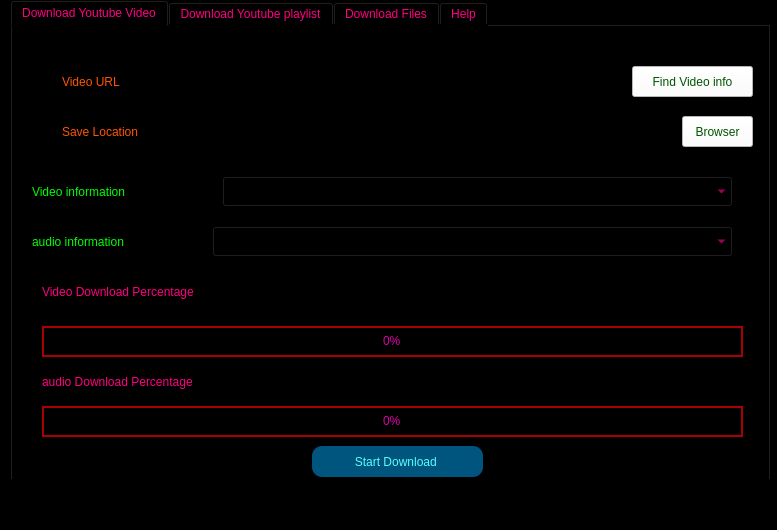
<?xml version="1.0" encoding="UTF-8"?>
<ui version="4.0">
 <class>MainWindow</class>
 <widget class="QMainWindow" name="MainWindow">
  <property name="geometry">
   <rect>
    <x>0</x>
    <y>0</y>
    <width>777</width>
    <height>530</height>
   </rect>
  </property>
  <property name="windowTitle">
   <string>DownLoad Manager</string>
  </property>
  <property name="styleSheet">
   <string notr="true">background-color: rgb(0, 0, 0);
color: rgb(255, 0, 127);</string>
  </property>
  <widget class="QWidget" name="centralwidget">
   <widget class="QTabWidget" name="tabWidget">
    <property name="geometry">
     <rect>
      <x>10</x>
      <y>0</y>
      <width>761</width>
      <height>481</height>
     </rect>
    </property>
    <property name="styleSheet">
     <string notr="true"/>
    </property>
    <property name="currentIndex">
     <number>0</number>
    </property>
    <widget class="QWidget" name="tab">
     <attribute name="title">
      <string>Download Youtube Video</string>
     </attribute>
     <widget class="QLabel" name="label_4">
      <property name="geometry">
       <rect>
        <x>50</x>
        <y>40</y>
        <width>111</width>
        <height>31</height>
       </rect>
      </property>
      <property name="styleSheet">
       <string notr="true">QLabel{
	color: rgb(255, 85, 0);
font: 13pt &quot;MS Shell Dlg 2&quot;;}</string>
      </property>
      <property name="text">
       <string>Video URL</string>
      </property>
     </widget>
     <widget class="QLabel" name="label_5">
      <property name="geometry">
       <rect>
        <x>50</x>
        <y>90</y>
        <width>121</width>
        <height>31</height>
       </rect>
      </property>
      <property name="styleSheet">
       <string notr="true">QLabel{
	color: rgb(255, 85, 0);
font: 13pt &quot;MS Shell Dlg 2&quot;;}</string>
      </property>
      <property name="text">
       <string>Save Location</string>
      </property>
     </widget>
     <widget class="QLineEdit" name="LE_insertvideourl">
      <property name="geometry">
       <rect>
        <x>180</x>
        <y>40</y>
        <width>431</width>
        <height>31</height>
       </rect>
      </property>
      <property name="styleSheet">
       <string notr="true">color: rgb(255, 0, 0);
font: 10pt &quot;Century Gothic&quot;;</string>
      </property>
      <property name="text">
       <string/>
      </property>
     </widget>
     <widget class="QLineEdit" name="LE_savelocation_2">
      <property name="geometry">
       <rect>
        <x>180</x>
        <y>90</y>
        <width>481</width>
        <height>31</height>
       </rect>
      </property>
      <property name="styleSheet">
       <string notr="true">color: rgb(255, 0, 0);
font: 10pt &quot;Century Gothic&quot;;</string>
      </property>
     </widget>
     <widget class="QPushButton" name="btn_Browse_2">
      <property name="geometry">
       <rect>
        <x>670</x>
        <y>90</y>
        <width>71</width>
        <height>31</height>
       </rect>
      </property>
      <property name="styleSheet">
       <string notr="true">QPushButton{
border-color: rgb(0, 170, 127);
	font: 10pt &quot;Century Gothic&quot;; 
	
	
	
	background-color: rgb(255, 255, 255);
	
	
	color: rgb(0, 85, 0);
}

QPushButton::hover
{background-color: rgb(255, 85, 127);

}</string>
      </property>
      <property name="text">
       <string>Browser</string>
      </property>
     </widget>
     <widget class="QLabel" name="label_6">
      <property name="geometry">
       <rect>
        <x>20</x>
        <y>150</y>
        <width>161</width>
        <height>31</height>
       </rect>
      </property>
      <property name="styleSheet">
       <string notr="true">QLabel{
	
	
	color: rgb(0, 255, 0);
font: 12pt &quot;Century Gothic&quot;;}</string>
      </property>
      <property name="text">
       <string>Video information</string>
      </property>
     </widget>
     <widget class="QPushButton" name="btn_download_video">
      <property name="geometry">
       <rect>
        <x>300</x>
        <y>420</y>
        <width>171</width>
        <height>31</height>
       </rect>
      </property>
      <property name="styleSheet">
       <string notr="true">QPushButton{ border-color: rgb(0, 170, 127); font: 12pt &quot;Century Gothic&quot;; border-radius: 50px; color: rgb(85, 255, 255); background-color: rgb(0, 85, 127); 
border-radius:10px}

QPushButton::hover
{
  
	background-color: rgb(255, 85, 127);
}</string>
      </property>
      <property name="text">
       <string>Start Download </string>
      </property>
     </widget>
     <widget class="QComboBox" name="cmb_videoinfo">
      <property name="geometry">
       <rect>
        <x>210</x>
        <y>150</y>
        <width>511</width>
        <height>31</height>
       </rect>
      </property>
      <property name="styleSheet">
       <string notr="true">font: 11pt &quot;Century Gothic&quot;;</string>
      </property>
     </widget>
     <widget class="QPushButton" name="btn_videoinfo">
      <property name="geometry">
       <rect>
        <x>620</x>
        <y>40</y>
        <width>121</width>
        <height>31</height>
       </rect>
      </property>
      <property name="styleSheet">
       <string notr="true">QPushButton{
border-color: rgb(0, 170, 127);
	font: 10pt &quot;Century Gothic&quot;; 
	
	
	
	background-color: rgb(255, 255, 255);
	
	
	color: rgb(0, 85, 0);
}

QPushButton::hover
{background-color: rgb(255, 85, 127);

}</string>
      </property>
      <property name="text">
       <string>Find Video info</string>
      </property>
     </widget>
     <widget class="QProgressBar" name="progressBar_4">
      <property name="geometry">
       <rect>
        <x>30</x>
        <y>300</y>
        <width>701</width>
        <height>31</height>
       </rect>
      </property>
      <property name="styleSheet">
       <string notr="true">QProgressBar{
	font: 75 10pt &quot;MS Shell Dlg 2&quot;;
border:2px solid;
	border-color: rgb(85, 85, 255);
	border-color: rgb(170, 0, 0);
background-color: rgb(0, 0, 0);
text-align:center;
	color: rgb(221, 0, 166);
}
QProgressBar::chunk
{
 
background-color: rgb(255, 255, 0);
width:5px;
margin:0.5px;
}</string>
      </property>
      <property name="value">
       <number>0</number>
      </property>
     </widget>
     <widget class="QLabel" name="label_25">
      <property name="geometry">
       <rect>
        <x>30</x>
        <y>250</y>
        <width>231</width>
        <height>31</height>
       </rect>
      </property>
      <property name="styleSheet">
       <string notr="true">QLabel{
	color: rgb(255, 0, 127);
font: 13pt &quot;MS Shell Dlg 2&quot;;}
</string>
      </property>
      <property name="text">
       <string>Video Download Percentage</string>
      </property>
     </widget>
     <widget class="QLabel" name="label_9">
      <property name="geometry">
       <rect>
        <x>20</x>
        <y>200</y>
        <width>161</width>
        <height>31</height>
       </rect>
      </property>
      <property name="styleSheet">
       <string notr="true">QLabel{
	
	
	color: rgb(0, 255, 0);
font: 12pt &quot;Century Gothic&quot;;}</string>
      </property>
      <property name="text">
       <string>audio information</string>
      </property>
     </widget>
     <widget class="QComboBox" name="cmb_videoinfo_2">
      <property name="geometry">
       <rect>
        <x>200</x>
        <y>200</y>
        <width>521</width>
        <height>31</height>
       </rect>
      </property>
      <property name="styleSheet">
       <string notr="true">font: 11pt &quot;Century Gothic&quot;;</string>
      </property>
     </widget>
     <widget class="QLabel" name="label_28">
      <property name="geometry">
       <rect>
        <x>30</x>
        <y>340</y>
        <width>171</width>
        <height>31</height>
       </rect>
      </property>
      <property name="styleSheet">
       <string notr="true">QLabel{
	color: rgb(255, 0, 127);
font: 13pt &quot;MS Shell Dlg 2&quot;;}
</string>
      </property>
      <property name="text">
       <string>audio Download Percentage</string>
      </property>
     </widget>
     <widget class="QProgressBar" name="progressBar_5">
      <property name="geometry">
       <rect>
        <x>30</x>
        <y>380</y>
        <width>701</width>
        <height>31</height>
       </rect>
      </property>
      <property name="styleSheet">
       <string notr="true">QProgressBar{
	font: 75 10pt &quot;MS Shell Dlg 2&quot;;
border:2px solid;
	border-color: rgb(85, 85, 255);
	border-color: rgb(170, 0, 0);
background-color: rgb(0, 0, 0);
text-align:center;
	color: rgb(221, 0, 166);
}
QProgressBar::chunk
{
 
background-color: rgb(255, 255, 0);
width:5px;
margin:0.5px;
}</string>
      </property>
      <property name="value">
       <number>0</number>
      </property>
     </widget>
    </widget>
    <widget class="QWidget" name="page3">
     <attribute name="title">
      <string>Download Youtube playlist</string>
     </attribute>
     <widget class="QLabel" name="label_7">
      <property name="geometry">
       <rect>
        <x>40</x>
        <y>40</y>
        <width>121</width>
        <height>31</height>
       </rect>
      </property>
      <property name="styleSheet">
       <string notr="true">QLabel{
color: rgb(0, 255, 0);
font: 13pt &quot;MS Shell Dlg 2&quot;;}</string>
      </property>
      <property name="text">
       <string>Play List URL</string>
      </property>
     </widget>
     <widget class="QLabel" name="label_8">
      <property name="geometry">
       <rect>
        <x>40</x>
        <y>90</y>
        <width>121</width>
        <height>31</height>
       </rect>
      </property>
      <property name="styleSheet">
       <string notr="true">QLabel{
color: rgb(0, 255, 0);
font: 13pt &quot;MS Shell Dlg 2&quot;;}</string>
      </property>
      <property name="text">
       <string>Save Location</string>
      </property>
     </widget>
     <widget class="QLineEdit" name="LE_inserturl_3">
      <property name="geometry">
       <rect>
        <x>170</x>
        <y>40</y>
        <width>551</width>
        <height>31</height>
       </rect>
      </property>
      <property name="styleSheet">
       <string notr="true">color: rgb(255, 0, 0);
font: 10pt &quot;Century Gothic&quot;;</string>
      </property>
      <property name="text">
       <string/>
      </property>
     </widget>
     <widget class="QPushButton" name="btn_Browse_3">
      <property name="geometry">
       <rect>
        <x>660</x>
        <y>90</y>
        <width>61</width>
        <height>31</height>
       </rect>
      </property>
      <property name="styleSheet">
       <string notr="true">QPushButton{
border-color: rgb(0, 170, 127);
	font: 10pt &quot;Century Gothic&quot;; 
	
	
	
	background-color: rgb(255, 255, 255);
	
	
	color: rgb(0, 85, 0);
}

QPushButton::hover
{background-color: rgb(255, 85, 127);

}</string>
      </property>
      <property name="text">
       <string>Browser</string>
      </property>
     </widget>
     <widget class="QLineEdit" name="LE_savelocation_3">
      <property name="geometry">
       <rect>
        <x>170</x>
        <y>90</y>
        <width>481</width>
        <height>31</height>
       </rect>
      </property>
      <property name="styleSheet">
       <string notr="true">color: rgb(255, 0, 0);
font: 10pt &quot;Century Gothic&quot;;</string>
      </property>
     </widget>
     <widget class="QPushButton" name="btn_Download_5">
      <property name="geometry">
       <rect>
        <x>290</x>
        <y>290</y>
        <width>171</width>
        <height>31</height>
       </rect>
      </property>
      <property name="styleSheet">
       <string notr="true">QPushButton{ border-color: rgb(0, 170, 127); font: 12pt &quot;Century Gothic&quot;; border-radius: 50px; color: rgb(85, 255, 255); background-color: rgb(0, 85, 127); 
border-radius:10px}

QPushButton::hover
{
  
	background-color: rgb(255, 85, 127);
}</string>
      </property>
      <property name="text">
       <string>Start Download </string>
      </property>
     </widget>
    </widget>
    <widget class="QWidget" name="tab_2">
     <attribute name="title">
      <string>Download Files</string>
     </attribute>
     <widget class="QLineEdit" name="LE_savelocation">
      <property name="geometry">
       <rect>
        <x>150</x>
        <y>110</y>
        <width>481</width>
        <height>31</height>
       </rect>
      </property>
      <property name="styleSheet">
       <string notr="true">color: rgb(255, 0, 0);
font: 10pt &quot;Century Gothic&quot;;</string>
      </property>
     </widget>
     <widget class="QLabel" name="label_3">
      <property name="geometry">
       <rect>
        <x>30</x>
        <y>230</y>
        <width>171</width>
        <height>31</height>
       </rect>
      </property>
      <property name="styleSheet">
       <string notr="true">QLabel{color: rgb(0, 138, 202);
font: 13pt &quot;MS Shell Dlg 2&quot;;}
</string>
      </property>
      <property name="text">
       <string>Download Percentage</string>
      </property>
     </widget>
     <widget class="QPushButton" name="btn_Browse">
      <property name="geometry">
       <rect>
        <x>640</x>
        <y>110</y>
        <width>61</width>
        <height>31</height>
       </rect>
      </property>
      <property name="styleSheet">
       <string notr="true">QPushButton{
border-color: rgb(0, 170, 127);
	font: 10pt &quot;Century Gothic&quot;; 
	background-color: rgb(170, 255, 255);
	color: rgb(0, 85, 0);
	color: rgb(113, 0, 85);
}

QPushButton::hover
{background-color: rgb(255, 85, 127);

}</string>
      </property>
      <property name="text">
       <string>Browser</string>
      </property>
     </widget>
     <widget class="QLabel" name="label">
      <property name="geometry">
       <rect>
        <x>40</x>
        <y>60</y>
        <width>111</width>
        <height>31</height>
       </rect>
      </property>
      <property name="styleSheet">
       <string notr="true">QLabel{color: rgb(0, 138, 202);
font: 13pt &quot;MS Shell Dlg 2&quot;;}</string>
      </property>
      <property name="text">
       <string>insert URL</string>
      </property>
     </widget>
     <widget class="QLabel" name="label_2">
      <property name="geometry">
       <rect>
        <x>40</x>
        <y>110</y>
        <width>111</width>
        <height>31</height>
       </rect>
      </property>
      <property name="styleSheet">
       <string notr="true">QLabel{color: rgb(0, 138, 202);
font: 13pt &quot;MS Shell Dlg 2&quot;;}</string>
      </property>
      <property name="text">
       <string>Save Location</string>
      </property>
     </widget>
     <widget class="QLineEdit" name="LE_inserturl">
      <property name="geometry">
       <rect>
        <x>152</x>
        <y>60</y>
        <width>551</width>
        <height>31</height>
       </rect>
      </property>
      <property name="styleSheet">
       <string notr="true">color: rgb(255, 0, 0);
font: 10pt &quot;Century Gothic&quot;;</string>
      </property>
      <property name="text">
       <string/>
      </property>
     </widget>
     <widget class="QProgressBar" name="progressBar">
      <property name="geometry">
       <rect>
        <x>30</x>
        <y>270</y>
        <width>701</width>
        <height>31</height>
       </rect>
      </property>
      <property name="styleSheet">
       <string notr="true">QProgressBar{
	font: 75 10pt &quot;MS Shell Dlg 2&quot;;
border:2px solid;
	border-color: rgb(85, 85, 255);
	border-color: rgb(170, 0, 0);
background-color: rgb(0, 0, 0);
text-align:center;
	color: rgb(221, 0, 166);
}
QProgressBar::chunk
{
 
background-color: rgb(255, 255, 0);
width:5px;
margin:0.5px;
}</string>
      </property>
      <property name="value">
       <number>0</number>
      </property>
     </widget>
     <widget class="QPushButton" name="btn_Download">
      <property name="geometry">
       <rect>
        <x>270</x>
        <y>330</y>
        <width>171</width>
        <height>31</height>
       </rect>
      </property>
      <property name="styleSheet">
       <string notr="true">QPushButton{ border-color: rgb(0, 170, 127); font: 12pt &quot;Century Gothic&quot;; border-radius: 50px; color: rgb(85, 255, 255); background-color: rgb(0, 85, 127); 
border-radius:10px}

QPushButton::hover
{
  
	background-color: rgb(255, 85, 127);
}</string>
      </property>
      <property name="text">
       <string>Start Download </string>
      </property>
     </widget>
    </widget>
    <widget class="QWidget" name="tab_5">
     <attribute name="title">
      <string>Help</string>
     </attribute>
     <widget class="QLabel" name="label_26">
      <property name="geometry">
       <rect>
        <x>10</x>
        <y>20</y>
        <width>721</width>
        <height>161</height>
       </rect>
      </property>
      <property name="cursor">
       <cursorShape>CrossCursor</cursorShape>
      </property>
      <property name="frameShape">
       <enum>QFrame::Box</enum>
      </property>
      <property name="text">
       <string>&lt;html&gt;&lt;head/&gt;&lt;body&gt;&lt;p&gt;&lt;span style=&quot; font-size:10pt; text-decoration: underline; color:#00ff00;&quot;&gt;To Download Youtube Video plaese follow instructions: &lt;/span&gt;&lt;/p&gt;&lt;p&gt;&lt;span style=&quot; font-size:10pt;&quot;&gt;1- insert correct Youtube video URL&lt;/span&gt;&lt;/p&gt;&lt;p&gt;&lt;span style=&quot; font-size:10pt;&quot;&gt;2-Click on Find Video info and wait untill the list with different qualities and sizes to be&lt;/span&gt;&lt;/p&gt;&lt;p&gt;&lt;span style=&quot; font-size:10pt;&quot;&gt; available and Choose from the video info that you want &lt;/span&gt;&lt;/p&gt;&lt;p&gt;&lt;span style=&quot; font-size:10pt;&quot;&gt;3- Browse to find place to save your video&lt;/span&gt;&lt;/p&gt;&lt;p&gt;&lt;span style=&quot; font-size:10pt;&quot;&gt;4-Click on Start Download&lt;/span&gt;&lt;/p&gt;&lt;/body&gt;&lt;/html&gt;</string>
      </property>
     </widget>
     <widget class="QLabel" name="label_27">
      <property name="geometry">
       <rect>
        <x>10</x>
        <y>190</y>
        <width>721</width>
        <height>111</height>
       </rect>
      </property>
      <property name="cursor">
       <cursorShape>CrossCursor</cursorShape>
      </property>
      <property name="frameShape">
       <enum>QFrame::Box</enum>
      </property>
      <property name="text">
       <string>&lt;html&gt;&lt;head/&gt;&lt;body&gt;&lt;p&gt;&lt;span style=&quot; font-size:10pt; text-decoration: underline; color:#00ff00;&quot;&gt;To Download Youtube playlis plaese follow instructions: &lt;/span&gt;&lt;/p&gt;&lt;p&gt;&lt;span style=&quot; font-size:10pt;&quot;&gt;1- insert correct Youtube video URL&lt;/span&gt;&lt;/p&gt;&lt;p&gt;&lt;span style=&quot; font-size:10pt;&quot;&gt;3- Browse to find place to save your video&lt;/span&gt;&lt;/p&gt;&lt;p&gt;&lt;span style=&quot; font-size:10pt;&quot;&gt;4-Click on Start Download&lt;/span&gt;&lt;/p&gt;&lt;/body&gt;&lt;/html&gt;</string>
      </property>
     </widget>
    </widget>
   </widget>
  </widget>
  <widget class="QMenuBar" name="menubar">
   <property name="geometry">
    <rect>
     <x>0</x>
     <y>0</y>
     <width>777</width>
     <height>21</height>
    </rect>
   </property>
  </widget>
  <widget class="QStatusBar" name="statusbar"/>
 </widget>
 <resources/>
 <connections/>
</ui>
